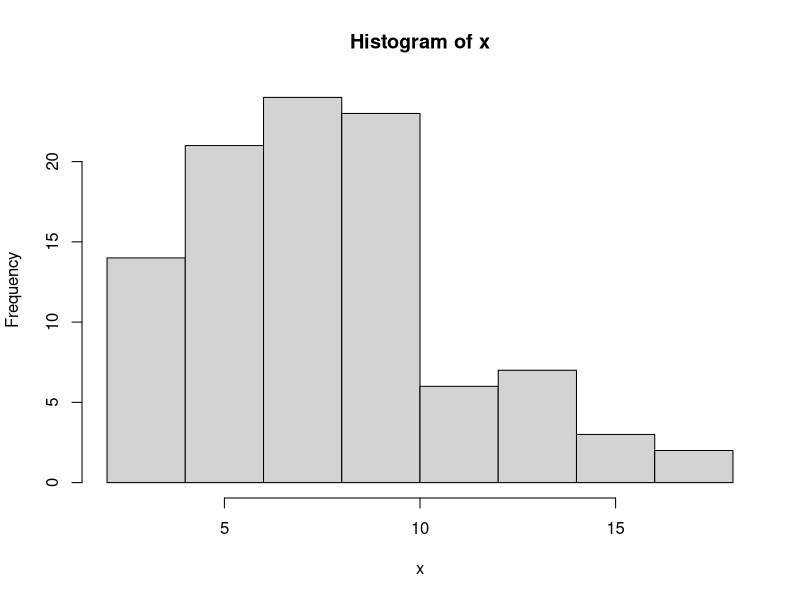

This figure's R source:
## ---- chunk 1
set.seed(123)
n <- 100
x <- rgamma(n, scale = 2, shape = 4)
hist(x)
## ---- chunk 2
MASS::fitdistr(x, densfun = "gamma")
## ---- chunk 3
dfancy <- function(x, shape, scale, log = FALSE) {
  dgamma(x, shape = shape, scale = scale, log = log)
}

MASS::fitdistr(x, densfun = dfancy, start = list(shape = 10, scale = 20))
## ---- chunk 4
nll <- function(shape, scale) -sum(dfancy(x, shape, scale, TRUE))
(fit <- stats4::mle(nll, start = list(shape = 10, scale = 10)))
summary(fit)
